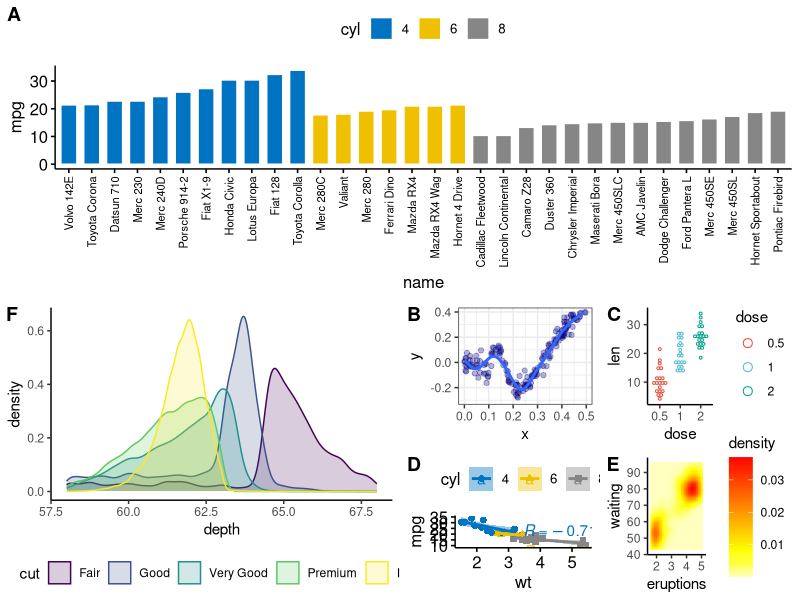
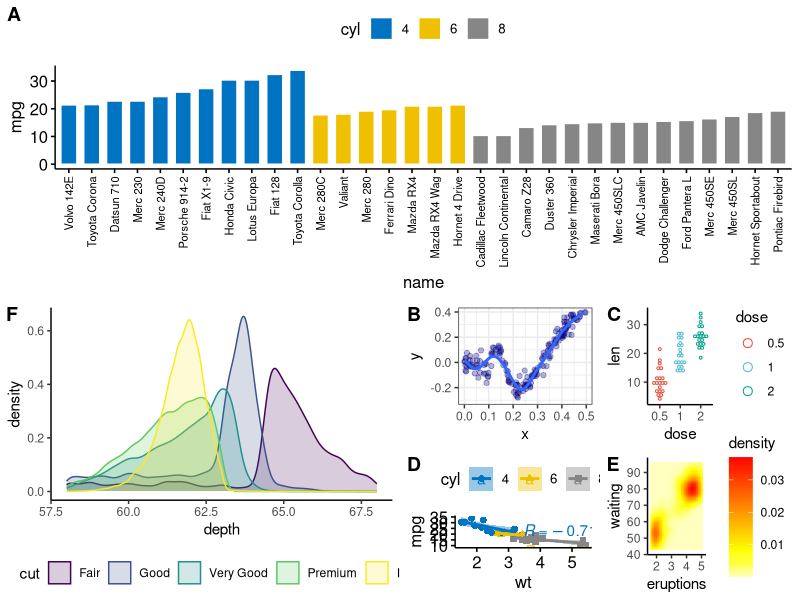

The R source for these figures, in order:
## ---- chunk 1
knitr::opts_chunk$set(echo = TRUE)
## ---- chunk 2
library(tidyverse); library(ggpubr); library(gridExtra); library(cowplot); library(dplyr)

set.seed(42)
n <- 1000
x <- runif(n) * 3
y <- x * sin(1/x) + rnorm(n) / 25

df <- data.frame(x = x, y = y)

img1 <- ggplot(df, aes(x, y)) + geom_point(alpha = 0.3, col = "navyblue") +
  geom_smooth(se = FALSE) + scale_x_continuous(limits = c(0, 0.5)) +
  scale_y_continuous(limits = c(-0.3, 0.4)) + theme_bw()

img2 = ggdotplot(ToothGrowth, x = "dose", y = "len",
               color = "dose", palette = "npg", binwidth = 1)+ theme_classic()


###########################################
data(mtcars)
mtcars$name = rownames(mtcars)
mtcars$cyl = as.factor(mtcars$cyl)

# barplot por registro
img3 <- ggbarplot(mtcars, x = "name", y = "mpg", fill = "cyl",  
                color = "white",  palette = "jco", 
                sort.val = "asc", sort.by.groups = TRUE,
                x.text.angle = 90) + font("x.text", size = 8)

# scatterplot con regresión y ecuaciones
img4 = ggscatter(mtcars, x = "wt", y = "mpg", add = "reg.line", conf.int = TRUE,
               color = "cyl", palette = "jco", shape = "cyl") +
  stat_cor(aes(color = cyl), label.x.npc = "centre", label.y.npc="top")

# densityplot
img5 = ggplot(diamonds, aes(depth, fill = cut, colour = cut)) +
  geom_density(alpha = 0.2, na.rm = TRUE) + 
  xlim(58, 68) +  theme_classic() + theme(legend.position = "bottom")

img6 = ggplot(faithfuld, aes(eruptions, waiting)) + 
  geom_raster(aes(fill = density)) + theme_classic() +
  scale_fill_gradientn(colours = heat.colors(10, rev = TRUE), na.value = "white")


# COMPOSICION DE FIGURAS

composicion=  ggarrange(img3,
                   ggarrange(img5,
                             ggarrange(img1, img2, img4, img6, nrow=2, ncol=2,
                                       labels= c("B", "C", "D", "E")),
                             ncol= 2, labels= "F"),
                   nrow =2, labels= "A")
ggsave(filename = "imager.png", height = 14, width = 14,
       plot = composicion, dpi = 500)         
print(composicion)
